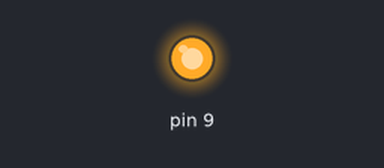
This sketch was run on a simulated Arduino Uno, built with avr-gcc and run on an emulated ATmega328P. Shown: output pins drawn as LEDs (lit = HIGH).

Above: at 0.2 s.
At 6.9 s:
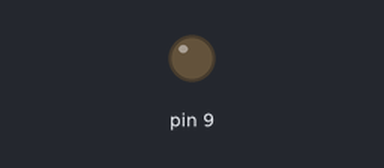
Timing chart, 0 to 7.3 s (numbered marks = the images above):
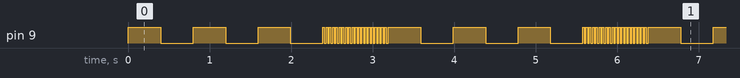

Measured:
- by itself, pin 9: moves between LOW and HIGH, repeating every 3.2 s
- by itself, everything shown: repeats every 3.2 s, in 8 steps

The sketch:

meeting.ino
```cpp
void setup() {
  // initialize digital pin LED_BUILTIN as an output.
  pinMode(9, OUTPUT);
}

// the loop function runs over and over again forever
void loop() {
for (int i = 0; i < 3; i++) {
digitalWrite(9, HIGH);
delay(400-i*2);
digitalWrite(9, LOW);
delay(400-i*2);
}
for (int b = 0; b < 20; b++) {
digitalWrite(9, HIGH);
delay(20);
digitalWrite(9, LOW);
delay(20);
}
}
```
